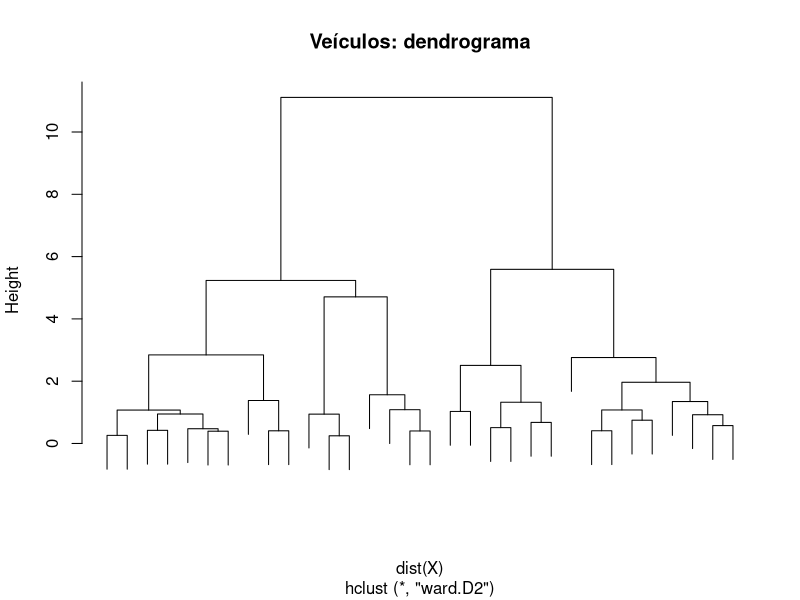

This chart was generated by the following R code:
# Agrupamento hierárquico ----

# Ajuste e resultados ----
X <- scale(mtcars[, c("mpg", "wt", "hp", "qsec")])
ajuste <- hclust(dist(X), method = "ward.D2")
plot(ajuste, labels = FALSE, main = "Veículos: dendrograma")
grupos <- cutree(ajuste, k = 3)
print(table(grupos))
print(aggregate(mtcars[, c("mpg", "wt", "hp")],
                by = list(grupo = grupos), mean))
